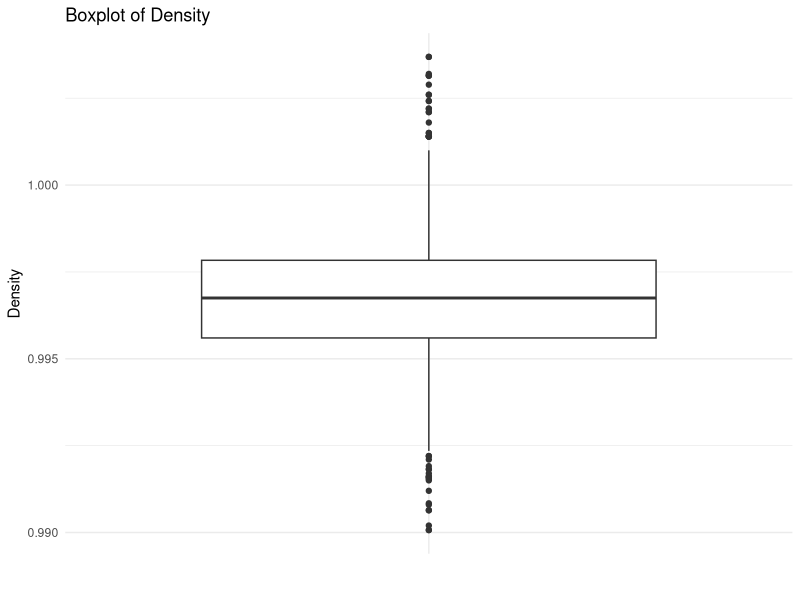
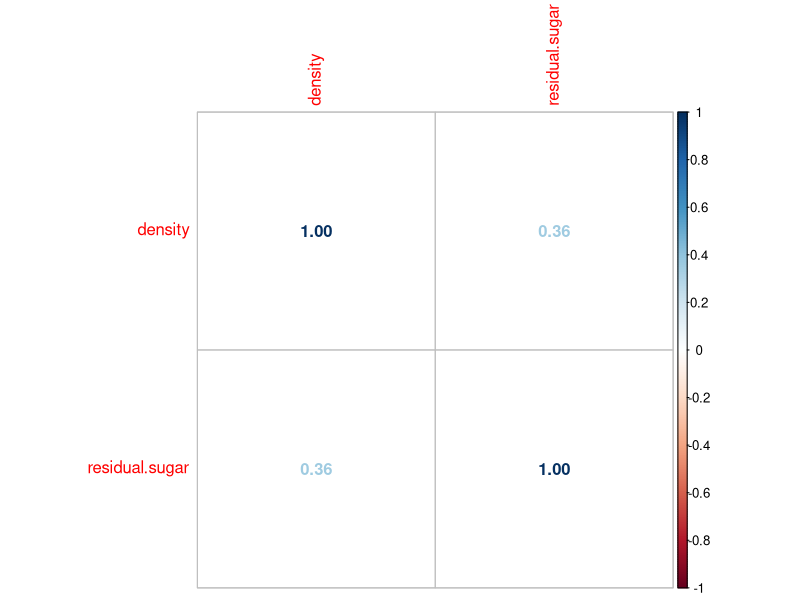
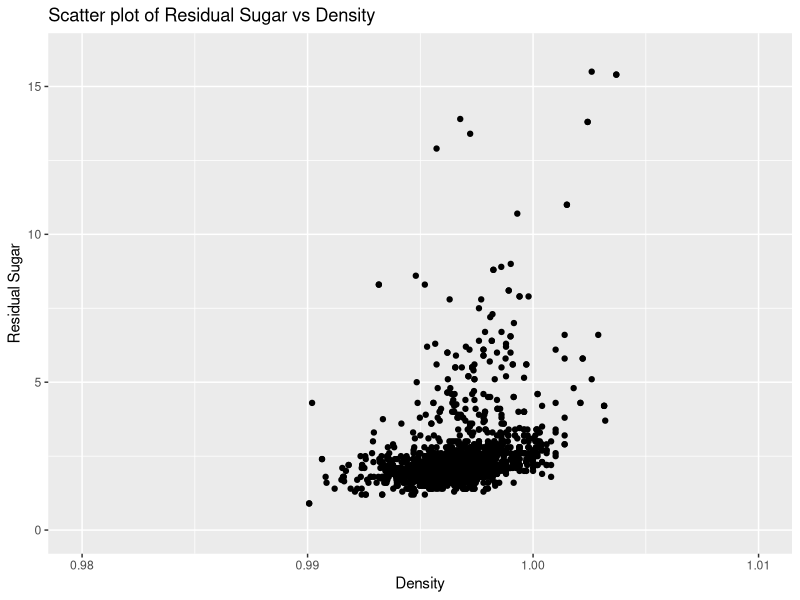
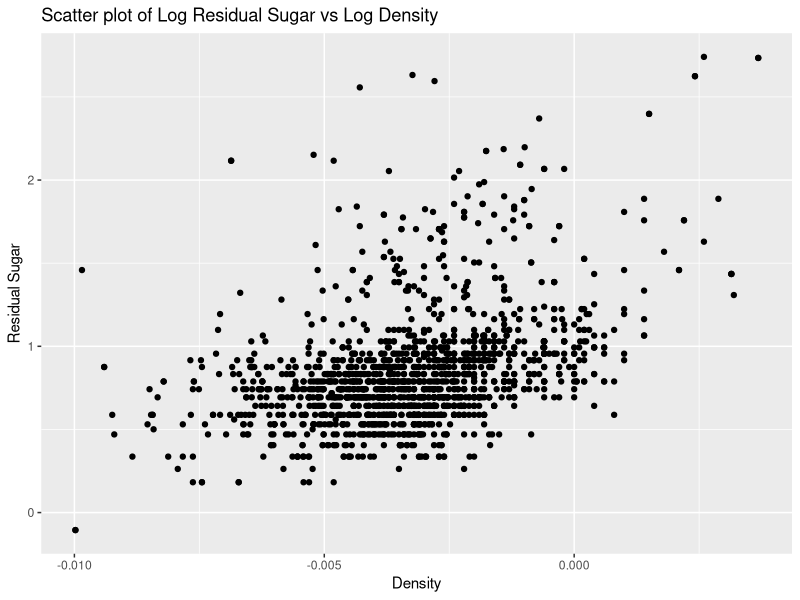
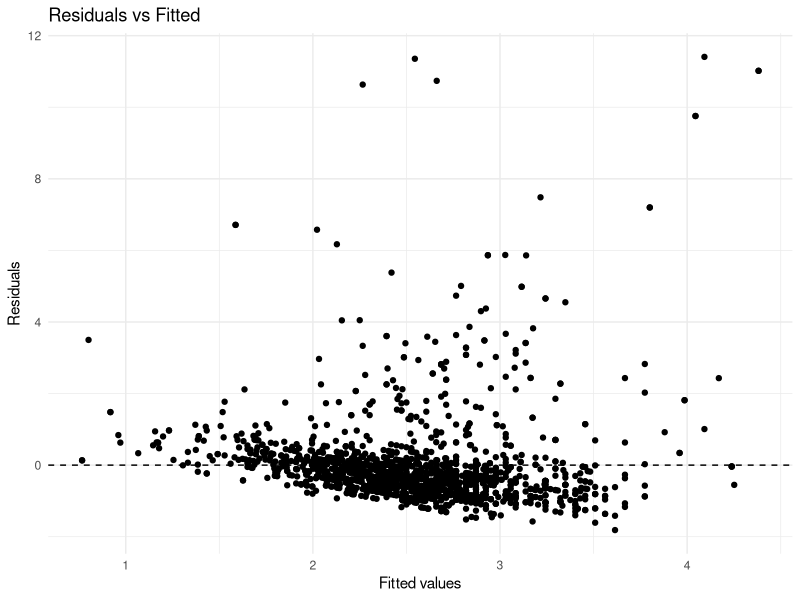
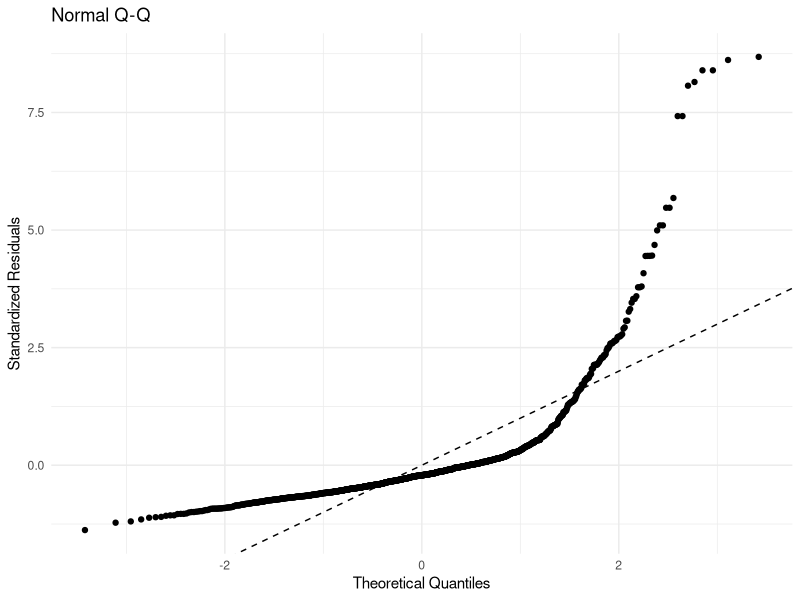
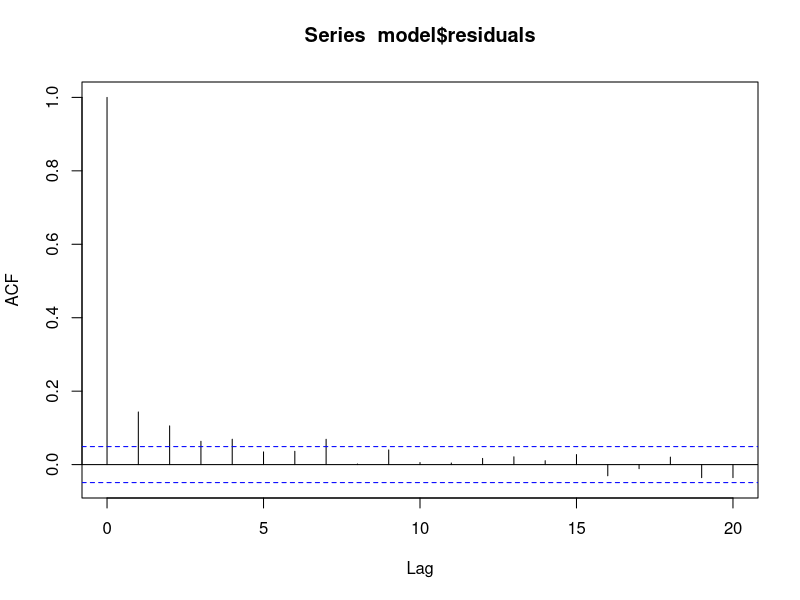
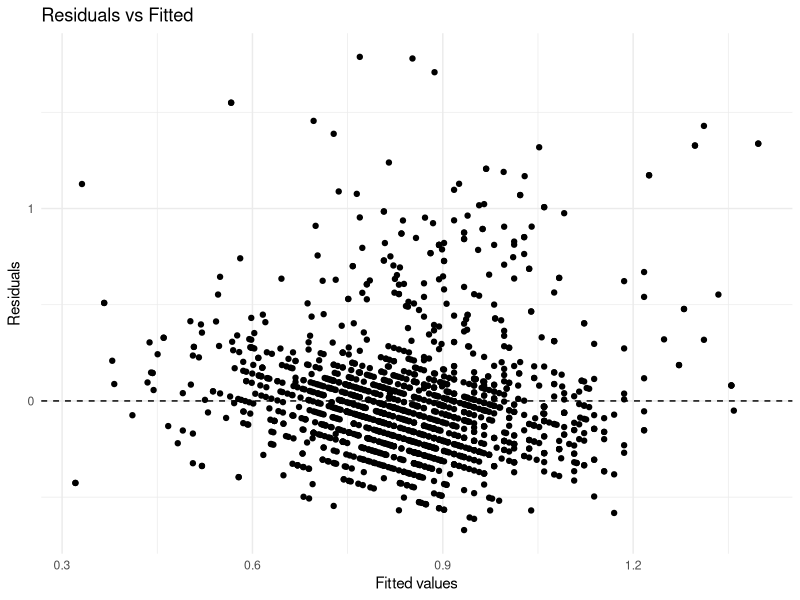

Here is the R script that generated these plots, in order:
# Christian Badillo
# ---------------------- Libraries -----------------------------
library(tidyverse)
library(ggplot2)
library(corrplot)
# ---------------------- Data ----------------------------------
data.wine <- read.csv("vino_blanco.csv", header = TRUE, sep = ",")

# ---------------------- Data Exploration -----------------------
# Summary of the data
summary(data.wine)

# Boxplots
ggplot(data.wine, aes(x = "", y = density)) +
    geom_boxplot() +
    labs(title = "Boxplot of Density",
         y = "Density",
         x = "") +
    theme_minimal()


# Correlation matrix
correlation_matrix <- cor(data.wine)
correlation_matrix_log <- cor(log(data.wine))
corrplot(correlation_matrix, method = "number")

# Scatter plot
ggplot(data.wine, aes(y= residual.sugar, x = density)) +
  geom_point() +
  labs(title = "Scatter plot of Residual Sugar vs Density",
       y = "Residual Sugar",
       x = "Density") +
    xlim(0.98, 1.01) +
    ylim(0, 16)

ggplot(log(data.wine), aes(y = residual.sugar, x = density)) +
    geom_point() +
    labs(title = "Scatter plot of Log Residual Sugar vs Log Density",
         y = "Residual Sugar",
         x = "Density")

# -------------------- Regression -------------------------------
# Model
model <- lm(residual.sugar ~ density, data = data.wine)
summary(model)

## Residuals vs Fitted
ggplot(model, aes(x = .fitted, y = .resid)) +
  geom_point() +
  labs(title = "Residuals vs Fitted",
       x = "Fitted values",
       y = "Residuals") +
  geom_hline(yintercept = 0, linetype = "dashed") +
  theme_minimal()

## Normal Q-Q
ggplot(model, aes(sample = .stdresid)) +
  stat_qq() +
  labs(title = "Normal Q-Q",
       x = "Theoretical Quantiles",
       y = "Standardized Residuals") +
  geom_abline(intercept = 0, slope = 1, linetype = "dashed") +
  theme_minimal()

## Autocorrelation
acf(model$residuals, lag.max = 20)

# ---------------------------------------------------------------------
# Model Log
model_log <- lm(residual.sugar ~ density, data = log(data.wine))
summary(model_log)

## Residuals vs Fitted
ggplot(model_log, aes(x = .fitted, y = .resid)) +
    geom_point() +
    labs(title = "Residuals vs Fitted",
         x = "Fitted values",
         y = "Residuals") +
    geom_hline(yintercept = 0, linetype = "dashed") +
    theme_minimal()

## Normal Q-Q
ggplot(model_log, aes(sample = .stdresid)) +
    stat_qq() +
    labs(title = "Normal Q-Q",
         x = "Theoretical Quantiles",
         y = "Standardized Residuals") +
    geom_abline(intercept = 0, slope = 1, linetype = "dashed") +
    theme_minimal()

## Autocorrelation
acf(model_log$residuals, lag.max = 20)

# -------------------------------------------------------------------------
## Analysis without outliers
# -------------------------------------------------------------------------
removeOutliers <- function(data, column_name) {
    Q1 <- quantile(data[[column_name]], 0.25)
    Q3 <- quantile(data[[column_name]], 0.75)
    IQR <- Q3 - Q1
    lower_bound <- Q1 - 1.5 * IQR
    upper_bound <- Q3 + 1.5 * IQR
    return(data[data[[column_name]] >= lower_bound & data[[column_name]] <= upper_bound, ])
}

data_clean <- removeOutliers(data.wine, "density")
data_clean <- removeOutliers(data_clean, "residual.sugar")

# Scatter Plot Clean Data
ggplot(data_clean, aes(y = residual.sugar, x = density)) +
    geom_point() +
    labs(title = "Scatter plot of Residual Sugar vs Density",
         y = "Residual Sugar",
         x = "Density") +
    xlim(0.99, 1.005) +
    ylim(0.5, 4)

corrplot(cor(data_clean), method = "number")
# ----------------------------------------------------------------------------
# Model
model_clean <- lm(residual.sugar ~ density, data = data_clean)
summary(model_clean)

## Residuals vs Fitted
ggplot(model_clean, aes(x = .fitted, y = .resid)) +
    geom_point() +
    labs(title = "Residuals vs Fitted",
         x = "Fitted values",
         y = "Residuals") +
    geom_hline(yintercept = 0, linetype = "dashed") +
    theme_minimal()

## Normal Q-Q
ggplot(model_clean, aes(sample = .stdresid)) +
    stat_qq() +
    labs(title = "Normal Q-Q",
         x = "Theoretical Quantiles",
         y = "Standardized Residuals") +
    geom_abline(intercept = 0, slope = 1, linetype = "dashed") +
    theme_minimal()

## Autocorrelation
acf(model_clean$residuals, lag.max = 20)
